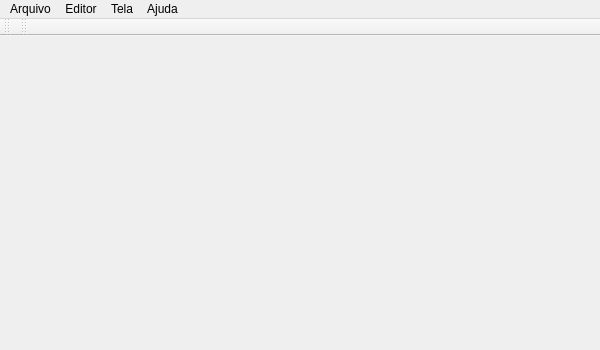
<?xml version="1.0" encoding="UTF-8"?>
<ui version="4.0">
 <class>Tugalinhas</class>
 <widget class="QMainWindow" name="Tugalinhas">
  <property name="geometry">
   <rect>
    <x>0</x>
    <y>0</y>
    <width>600</width>
    <height>350</height>
   </rect>
  </property>
  <property name="sizePolicy">
   <sizepolicy hsizetype="MinimumExpanding" vsizetype="MinimumExpanding">
    <horstretch>0</horstretch>
    <verstretch>0</verstretch>
   </sizepolicy>
  </property>
  <property name="windowTitle">
   <string>Tugalinhas</string>
  </property>
  <property name="documentMode">
   <bool>false</bool>
  </property>
  <property name="unifiedTitleAndToolBarOnMac">
   <bool>false</bool>
  </property>
  <widget class="QWidget" name="centralwidget"/>
  <widget class="QMenuBar" name="menuBar">
   <property name="geometry">
    <rect>
     <x>0</x>
     <y>0</y>
     <width>600</width>
     <height>29</height>
    </rect>
   </property>
   <property name="contextMenuPolicy">
    <enum>Qt::ActionsContextMenu</enum>
   </property>
   <widget class="QMenu" name="menuFile">
    <property name="title">
     <string>Arquivo</string>
    </property>
    <addaction name="actionNovo"/>
    <addaction name="actionAbrir"/>
    <addaction name="actionSalvar"/>
    <addaction name="actionSalvar_Como"/>
    <addaction name="actionSalvar_imagem"/>
    <addaction name="actionSair"/>
   </widget>
   <widget class="QMenu" name="menuTela">
    <property name="title">
     <string>Tela</string>
    </property>
    <addaction name="actionAmpliar"/>
    <addaction name="actionReduzir"/>
    <addaction name="separator"/>
    <addaction name="actionLimpar_tela"/>
   </widget>
   <widget class="QMenu" name="menuHelp">
    <property name="title">
     <string>Ajuda</string>
    </property>
    <addaction name="actionDocumentation"/>
    <addaction name="actionAbout"/>
   </widget>
   <widget class="QMenu" name="menuEditor">
    <property name="title">
     <string>Editor</string>
    </property>
    <addaction name="actionAumentar_fonte"/>
    <addaction name="actionReduzir_fonte"/>
    <addaction name="actionTamanho_padr_o"/>
    <addaction name="separator"/>
    <addaction name="actionInverter_tema"/>
   </widget>
   <addaction name="menuFile"/>
   <addaction name="menuEditor"/>
   <addaction name="menuTela"/>
   <addaction name="menuHelp"/>
  </widget>
  <widget class="QToolBar" name="toolBar">
   <property name="windowTitle">
    <string>toolBar</string>
   </property>
   <attribute name="toolBarArea">
    <enum>TopToolBarArea</enum>
   </attribute>
   <attribute name="toolBarBreak">
    <bool>false</bool>
   </attribute>
  </widget>
  <widget class="QToolBar" name="toolBar_2">
   <property name="windowTitle">
    <string>toolBar_2</string>
   </property>
   <attribute name="toolBarArea">
    <enum>TopToolBarArea</enum>
   </attribute>
   <attribute name="toolBarBreak">
    <bool>false</bool>
   </attribute>
  </widget>
  <action name="actionNovo">
   <property name="text">
    <string>Novo</string>
   </property>
   <property name="shortcut">
    <string>Ctrl+N</string>
   </property>
  </action>
  <action name="actionSalvar">
   <property name="text">
    <string>Salvar</string>
   </property>
   <property name="shortcut">
    <string>Ctrl+S</string>
   </property>
  </action>
  <action name="actionSair">
   <property name="text">
    <string>Sair</string>
   </property>
   <property name="shortcut">
    <string>Ctrl+Q</string>
   </property>
  </action>
  <action name="actionAmpliar">
   <property name="text">
    <string>Ampliar</string>
   </property>
   <property name="shortcut">
    <string>Ctrl+Alt++</string>
   </property>
  </action>
  <action name="actionReduzir">
   <property name="text">
    <string>Reduzir</string>
   </property>
   <property name="shortcut">
    <string>Ctrl+Alt+-</string>
   </property>
  </action>
  <action name="actionAbrir">
   <property name="text">
    <string>Abrir</string>
   </property>
   <property name="shortcut">
    <string>Ctrl+O</string>
   </property>
  </action>
  <action name="actionSalvar_Como">
   <property name="text">
    <string>Salvar como</string>
   </property>
   <property name="shortcut">
    <string>Ctrl+Shift+S</string>
   </property>
  </action>
  <action name="actionLimpar_tela">
   <property name="text">
    <string>Limpar tela</string>
   </property>
   <property name="shortcut">
    <string>F5</string>
   </property>
  </action>
  <action name="actionDocumentation">
   <property name="text">
    <string>Documentação</string>
   </property>
   <property name="shortcut">
    <string>F1</string>
   </property>
  </action>
  <action name="actionAbout">
   <property name="text">
    <string>Sobre</string>
   </property>
  </action>
  <action name="actionSalvar_imagem">
   <property name="text">
    <string>Salvar imagem</string>
   </property>
  </action>
  <action name="actionInverter_tema">
   <property name="text">
    <string>Inverter tema</string>
   </property>
  </action>
  <action name="actionAumentar_fonte">
   <property name="text">
    <string>Aumentar fonte</string>
   </property>
   <property name="shortcut">
    <string>Ctrl++</string>
   </property>
  </action>
  <action name="actionReduzir_fonte">
   <property name="text">
    <string>Reduzir fonte</string>
   </property>
   <property name="shortcut">
    <string>Ctrl+-</string>
   </property>
  </action>
  <action name="actionTamanho_padr_o">
   <property name="text">
    <string>Tamanho padrão</string>
   </property>
   <property name="shortcut">
    <string>Ctrl+=</string>
   </property>
  </action>
 </widget>
 <resources/>
 <connections>
  <connection>
   <sender>actionAbrir</sender>
   <signal>triggered()</signal>
   <receiver>Tugalinhas</receiver>
   <slot>openFile()</slot>
   <hints>
    <hint type="sourcelabel">
     <x>-1</x>
     <y>-1</y>
    </hint>
    <hint type="destinationlabel">
     <x>299</x>
     <y>174</y>
    </hint>
   </hints>
  </connection>
  <connection>
   <sender>actionSalvar_Como</sender>
   <signal>triggered()</signal>
   <receiver>Tugalinhas</receiver>
   <slot>saveFileAs()</slot>
   <hints>
    <hint type="sourcelabel">
     <x>-1</x>
     <y>-1</y>
    </hint>
    <hint type="destinationlabel">
     <x>299</x>
     <y>174</y>
    </hint>
   </hints>
  </connection>
  <connection>
   <sender>actionSalvar</sender>
   <signal>triggered()</signal>
   <receiver>Tugalinhas</receiver>
   <slot>saveFile()</slot>
   <hints>
    <hint type="sourcelabel">
     <x>-1</x>
     <y>-1</y>
    </hint>
    <hint type="destinationlabel">
     <x>299</x>
     <y>174</y>
    </hint>
   </hints>
  </connection>
  <connection>
   <sender>actionNovo</sender>
   <signal>triggered()</signal>
   <receiver>Tugalinhas</receiver>
   <slot>newFile()</slot>
   <hints>
    <hint type="sourcelabel">
     <x>-1</x>
     <y>-1</y>
    </hint>
    <hint type="destinationlabel">
     <x>299</x>
     <y>174</y>
    </hint>
   </hints>
  </connection>
  <connection>
   <sender>actionSair</sender>
   <signal>triggered()</signal>
   <receiver>Tugalinhas</receiver>
   <slot>close()</slot>
   <hints>
    <hint type="sourcelabel">
     <x>-1</x>
     <y>-1</y>
    </hint>
    <hint type="destinationlabel">
     <x>299</x>
     <y>174</y>
    </hint>
   </hints>
  </connection>
  <connection>
   <sender>actionAmpliar</sender>
   <signal>triggered()</signal>
   <receiver>Tugalinhas</receiver>
   <slot>zoomIn()</slot>
   <hints>
    <hint type="sourcelabel">
     <x>-1</x>
     <y>-1</y>
    </hint>
    <hint type="destinationlabel">
     <x>299</x>
     <y>174</y>
    </hint>
   </hints>
  </connection>
  <connection>
   <sender>actionReduzir</sender>
   <signal>triggered()</signal>
   <receiver>Tugalinhas</receiver>
   <slot>zoomOut()</slot>
   <hints>
    <hint type="sourcelabel">
     <x>-1</x>
     <y>-1</y>
    </hint>
    <hint type="destinationlabel">
     <x>299</x>
     <y>174</y>
    </hint>
   </hints>
  </connection>
  <connection>
   <sender>actionLimpar_tela</sender>
   <signal>triggered()</signal>
   <receiver>Tugalinhas</receiver>
   <slot>clearScene()</slot>
   <hints>
    <hint type="sourcelabel">
     <x>-1</x>
     <y>-1</y>
    </hint>
    <hint type="destinationlabel">
     <x>299</x>
     <y>174</y>
    </hint>
   </hints>
  </connection>
  <connection>
   <sender>actionDocumentation</sender>
   <signal>triggered()</signal>
   <receiver>Tugalinhas</receiver>
   <slot>openDocumentation()</slot>
   <hints>
    <hint type="sourcelabel">
     <x>-1</x>
     <y>-1</y>
    </hint>
    <hint type="destinationlabel">
     <x>299</x>
     <y>174</y>
    </hint>
   </hints>
  </connection>
  <connection>
   <sender>actionAbout</sender>
   <signal>triggered()</signal>
   <receiver>Tugalinhas</receiver>
   <slot>about()</slot>
   <hints>
    <hint type="sourcelabel">
     <x>-1</x>
     <y>-1</y>
    </hint>
    <hint type="destinationlabel">
     <x>299</x>
     <y>174</y>
    </hint>
   </hints>
  </connection>
  <connection>
   <sender>actionSalvar_imagem</sender>
   <signal>triggered()</signal>
   <receiver>Tugalinhas</receiver>
   <slot>saveImageAs()</slot>
   <hints>
    <hint type="sourcelabel">
     <x>-1</x>
     <y>-1</y>
    </hint>
    <hint type="destinationlabel">
     <x>299</x>
     <y>174</y>
    </hint>
   </hints>
  </connection>
  <connection>
   <sender>actionInverter_tema</sender>
   <signal>triggered()</signal>
   <receiver>Tugalinhas</receiver>
   <slot>toggleEditorTheme()</slot>
   <hints>
    <hint type="sourcelabel">
     <x>-1</x>
     <y>-1</y>
    </hint>
    <hint type="destinationlabel">
     <x>299</x>
     <y>174</y>
    </hint>
   </hints>
  </connection>
  <connection>
   <sender>actionAumentar_fonte</sender>
   <signal>triggered()</signal>
   <receiver>Tugalinhas</receiver>
   <slot>fontZoomIn()</slot>
   <hints>
    <hint type="sourcelabel">
     <x>-1</x>
     <y>-1</y>
    </hint>
    <hint type="destinationlabel">
     <x>299</x>
     <y>174</y>
    </hint>
   </hints>
  </connection>
  <connection>
   <sender>actionReduzir_fonte</sender>
   <signal>triggered()</signal>
   <receiver>Tugalinhas</receiver>
   <slot>fontZoomOut()</slot>
   <hints>
    <hint type="sourcelabel">
     <x>-1</x>
     <y>-1</y>
    </hint>
    <hint type="destinationlabel">
     <x>299</x>
     <y>174</y>
    </hint>
   </hints>
  </connection>
  <connection>
   <sender>actionTamanho_padr_o</sender>
   <signal>triggered()</signal>
   <receiver>Tugalinhas</receiver>
   <slot>fontZoomReset()</slot>
   <hints>
    <hint type="sourcelabel">
     <x>-1</x>
     <y>-1</y>
    </hint>
    <hint type="destinationlabel">
     <x>299</x>
     <y>174</y>
    </hint>
   </hints>
  </connection>
 </connections>
 <slots>
  <slot>openFile()</slot>
  <slot>saveFile()</slot>
  <slot>saveFileAs()</slot>
  <slot>newFile()</slot>
  <slot>zoomIn()</slot>
  <slot>zoomOut()</slot>
  <slot>clearScene()</slot>
  <slot>openDocumentation()</slot>
  <slot>about()</slot>
  <slot>saveImageAs()</slot>
  <slot>toggleEditorTheme()</slot>
  <slot>fontZoomIn()</slot>
  <slot>fontZoomOut()</slot>
  <slot>fontZoomReset()</slot>
 </slots>
</ui>
